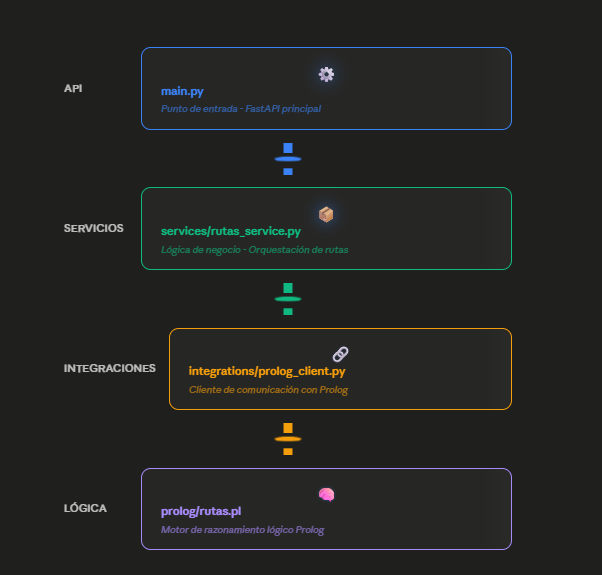
#> input picture Practica1/image-1.png, 602 x 575 px; its folder holds only this picture in this run
$ python -i vision_service.py   (imports and definitions only)
#> lines starting #> are read from the running program, lines starting #| are printed output that depends on the picture; after the words box and inside, x2 and y2 are one past the last pixel; in counts of white or black regions, pixels touching at a corner belong together
# Servicio de Computer Vision: preprocesamiento de imagenes para mejorar la precision del OCR
# Aplica un pipeline de tecnicas de vision artificial antes de pasar la imagen a EasyOCR

import cv2
import numpy as np
from PIL import Image
import fitz  # PyMuPDF: libreria para leer y convertir archivos PDF

def preprocesar_imagen(ruta: str, tipo: str) -> np.ndarray:
    # Punto de entrada: convierte el archivo (PDF o imagen) a un array numpy listo para OCR

    if tipo == "pdf":
        # Abre el PDF con PyMuPDF y renderiza la primera pagina a una imagen
        doc = fitz.open(ruta)
        page = doc[0]
        # Factor de escala 2x: duplica la resolucion de la imagen para mejorar el OCR
        # Una mayor resolucion permite que EasyOCR detecte texto pequeno con mas precision
        mat = fitz.Matrix(2.0, 2.0)
        pix = page.get_pixmap(matrix=mat)
        # Convierte los pixeles crudos del PDF a un array numpy de forma (alto, ancho, canales)
        img_array = np.frombuffer(pix.samples, dtype=np.uint8).reshape(pix.height, pix.width, pix.n)
        # Algunos PDFs incluyen canal alfa (transparencia); se elimina para quedarse con RGB
        if pix.n == 4:
            img_array = cv2.cvtColor(img_array, cv2.COLOR_RGBA2RGB)
    else:
        # Para imagenes JPG o PNG: abre con Pillow y convierte a RGB para consistencia
        img = Image.open(ruta).convert("RGB")
        img_array = np.array(img)

    # Aplica el pipeline de preprocesamiento de Computer Vision
    return _aplicar_preprocesamiento(img_array)

def _aplicar_preprocesamiento(img: np.ndarray) -> np.ndarray:
    # Pipeline de mejora de imagen en 4 pasos para optimizar la legibilidad del texto

    # Paso 1: Conversion a escala de grises
    # El OCR trabaja mejor con imagenes en blanco y negro; el color solo agrega ruido
    gris = cv2.cvtColor(img, cv2.COLOR_RGB2GRAY)
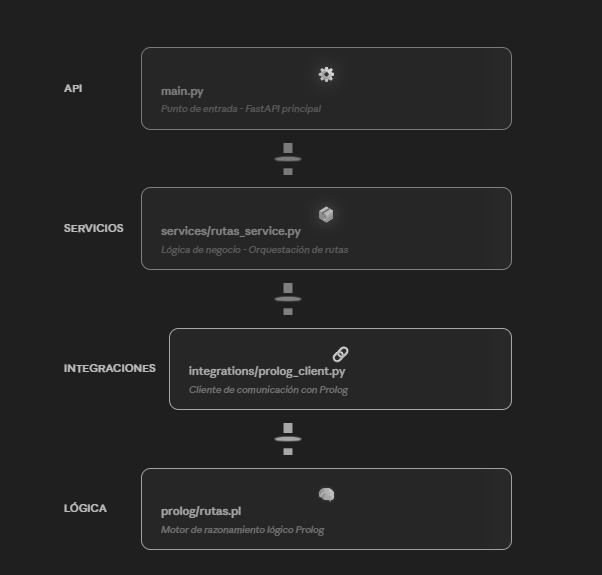
#> gris: shape (575, 602); min 31, max 225, mean 36.3

    # Paso 2: Redimensionamiento minimo
    # Si la imagen es muy pequena (menos de 800px de ancho), se escala con interpolacion cubica
    # para aumentar la resolucion sin perder nitidez en los bordes del texto
    h, w = gris.shape
#> h = 575; w = 602
    if w < 800:
        escala = 800 / w
#> escala = 1.33
        gris = cv2.resize(gris, None, fx=escala, fy=escala, interpolation=cv2.INTER_CUBIC)
#> gris: shape (764, 800)

    # Paso 3: Reduccion de ruido (denoising)
    # fastNlMeansDenoising elimina el ruido de la imagen preservando los bordes del texto
    # El parametro h=10 controla la intensidad del filtro
    gris = cv2.fastNlMeansDenoising(gris, h=10)

    # Paso 4: Umbralización adaptativa (binarizacion)
    # Convierte la imagen a blanco y negro puro usando un umbral local por region
    # ADAPTIVE_THRESH_GAUSSIAN_C ajusta el umbral segun el promedio ponderado del vecindario
    # Esto es superior al umbral global cuando la iluminacion es desigual en la imagen
    binaria = cv2.adaptiveThreshold(
        gris, 255,
        cv2.ADAPTIVE_THRESH_GAUSSIAN_C,
        cv2.THRESH_BINARY,
        11, 2
    )
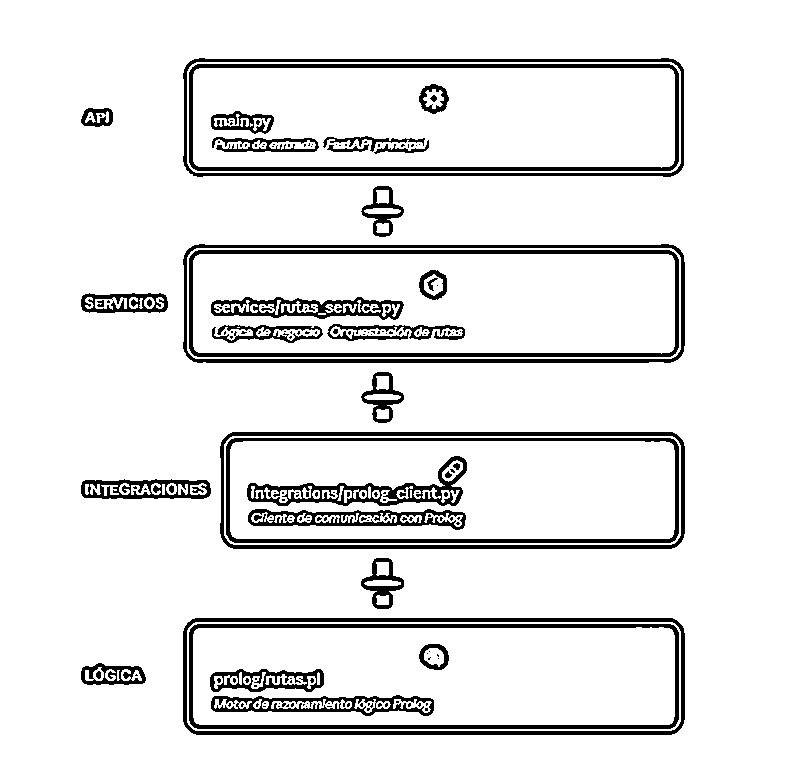
#> binaria: shape (764, 800); 90.7% white; 194 black regions (150 under 20 px), largest, box (x1, y1, x2, y2) and area: (183, 618, 685, 735) 4760, (189, 250, 679, 357) 4646, (189, 64, 679, 171) 4642

    # Paso 5: Correccion de inclinacion (deskew)
    # Detecta el angulo de inclinacion del texto usando el rectangulo minimo que encierra los pixeles oscuros
    # Si la inclinacion supera 0.5 grados, rota la imagen para enderezar el texto
    coords = np.column_stack(np.where(binaria < 128))
#> coords = 56881 pairs, first value 58 to 734, second value 81 to 684
    if len(coords) > 0:
        angulo = cv2.minAreaRect(coords)[-1]
#> angulo = -90
        if angulo < -45:
            angulo = 90 + angulo
#> angulo = 0
        if abs(angulo) > 0.5:
            (h, w) = binaria.shape[:2]
            centro = (w // 2, h // 2)
            M = cv2.getRotationMatrix2D(centro, angulo, 1.0)
            # BORDER_REPLICATE rellena los bordes que quedan vacios tras la rotacion
            binaria = cv2.warpAffine(binaria, M, (w, h), flags=cv2.INTER_CUBIC, borderMode=cv2.BORDER_REPLICATE)

    return binaria

>>> import cv2
>>> picture = cv2.cvtColor(cv2.imread('../../../../Practica1/image-1.png'), cv2.COLOR_BGR2RGB)
>>> result = _aplicar_preprocesamiento(picture)

$ run again, on Practica1/image-2.png
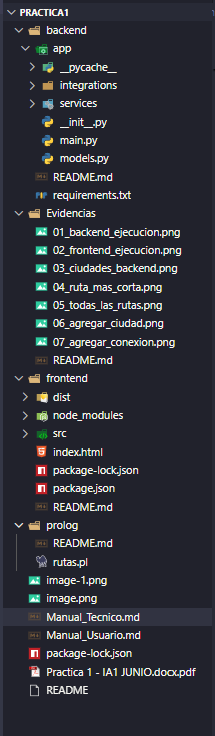
#> input picture Practica1/image-2.png, 215 x 736 px
#> in _aplicar_preprocesamiento, `gris = cv2.resize(gris, None, fx=escala, fy=escala, interpolation=cv2...`:
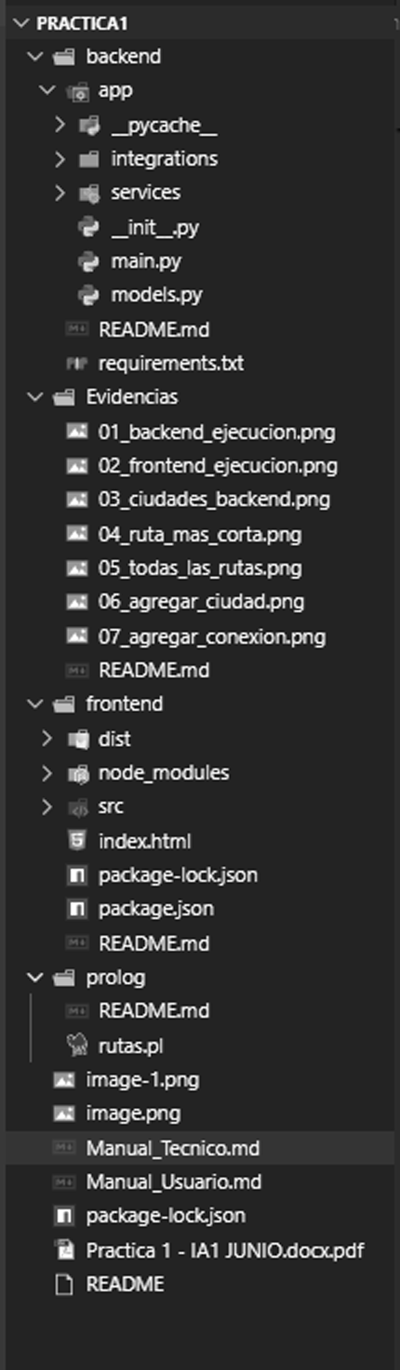
#> gris: shape (2739, 800) (shown at 1/2 size); min 0, max 255, mean 48.6
#> in _aplicar_preprocesamiento, `binaria = cv2.adaptiveThreshold( gris, 255, cv2.ADAPTIVE_THRESH_GAUSSI..`:
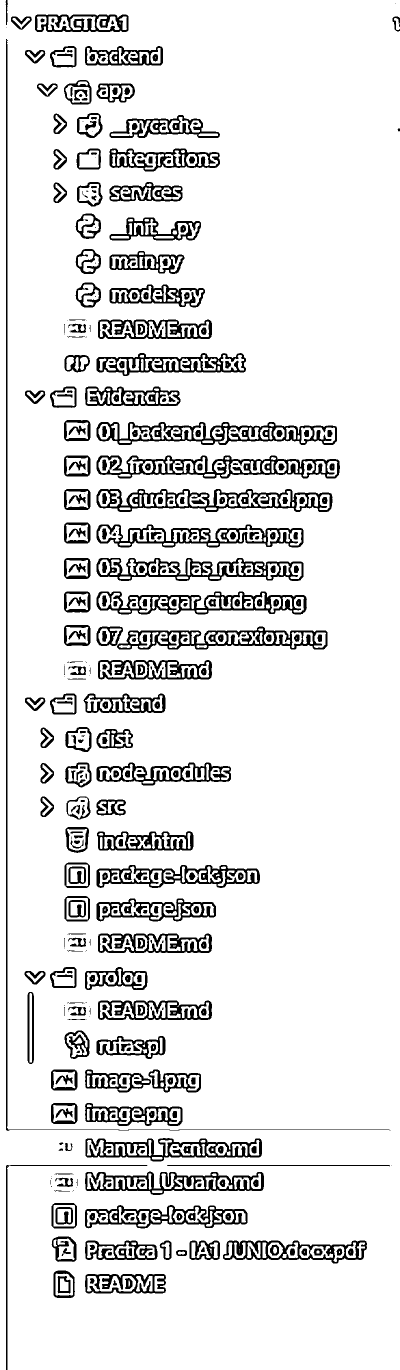
#> binaria: shape (2739, 800) (shown at 1/2 size); 89.2% white; 429 black regions (68 under 20 px), largest, box (x1, y1, x2, y2) and area: (193, 911, 680, 957) 8375, (193, 844, 674, 890) 8105, (193, 978, 665, 1024) 7755
#> coords = 236810 pairs, first value 0 to 2738, second value 11 to 799
#> in _aplicar_preprocesamiento, `angulo = cv2.minAreaRect(coords)[-1]`: angulo = -89.98
#> in _aplicar_preprocesamiento, `angulo = 90 + angulo`: angulo = 0.021
